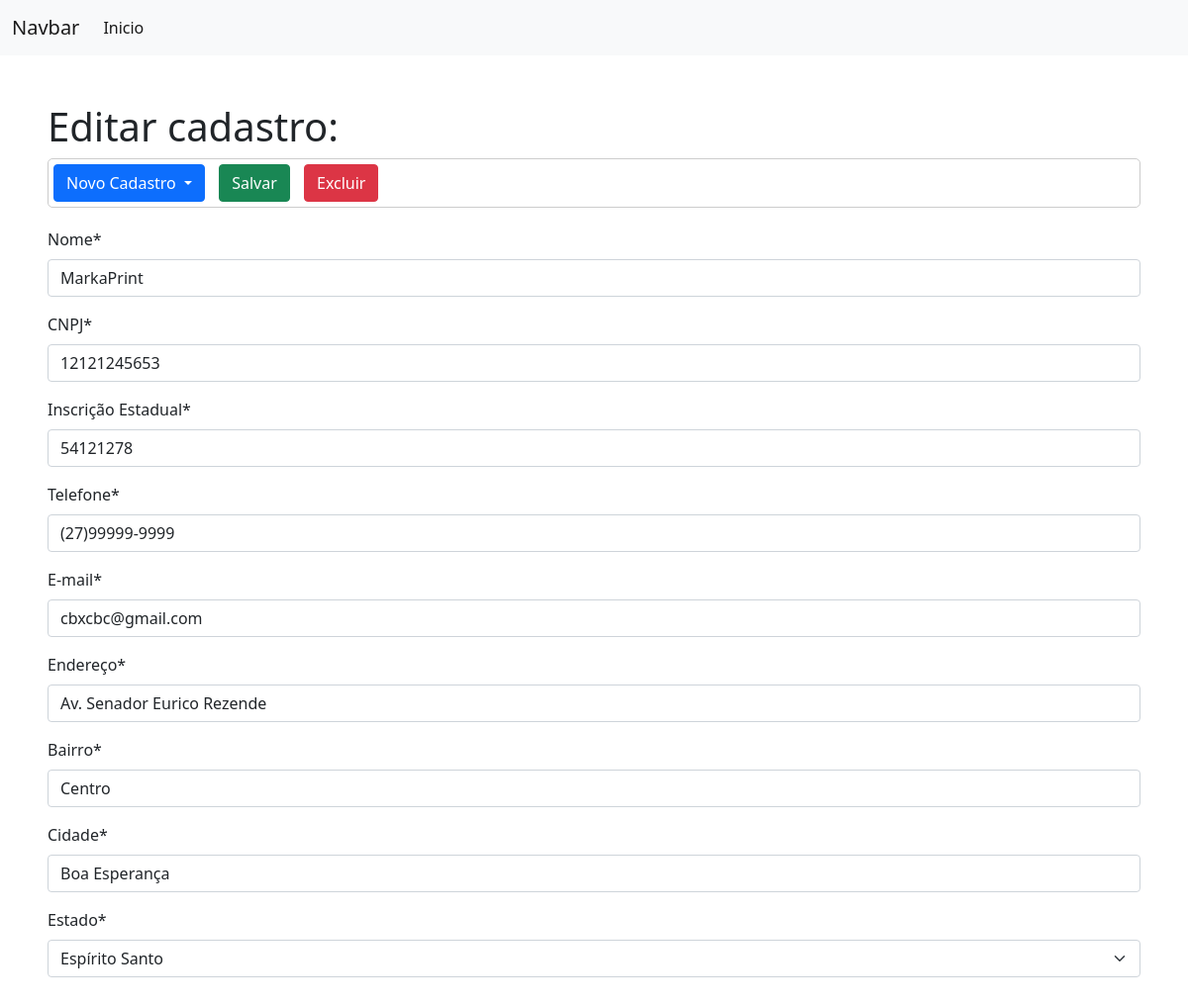
Page /editar_pj/2/ on the earlier database version.
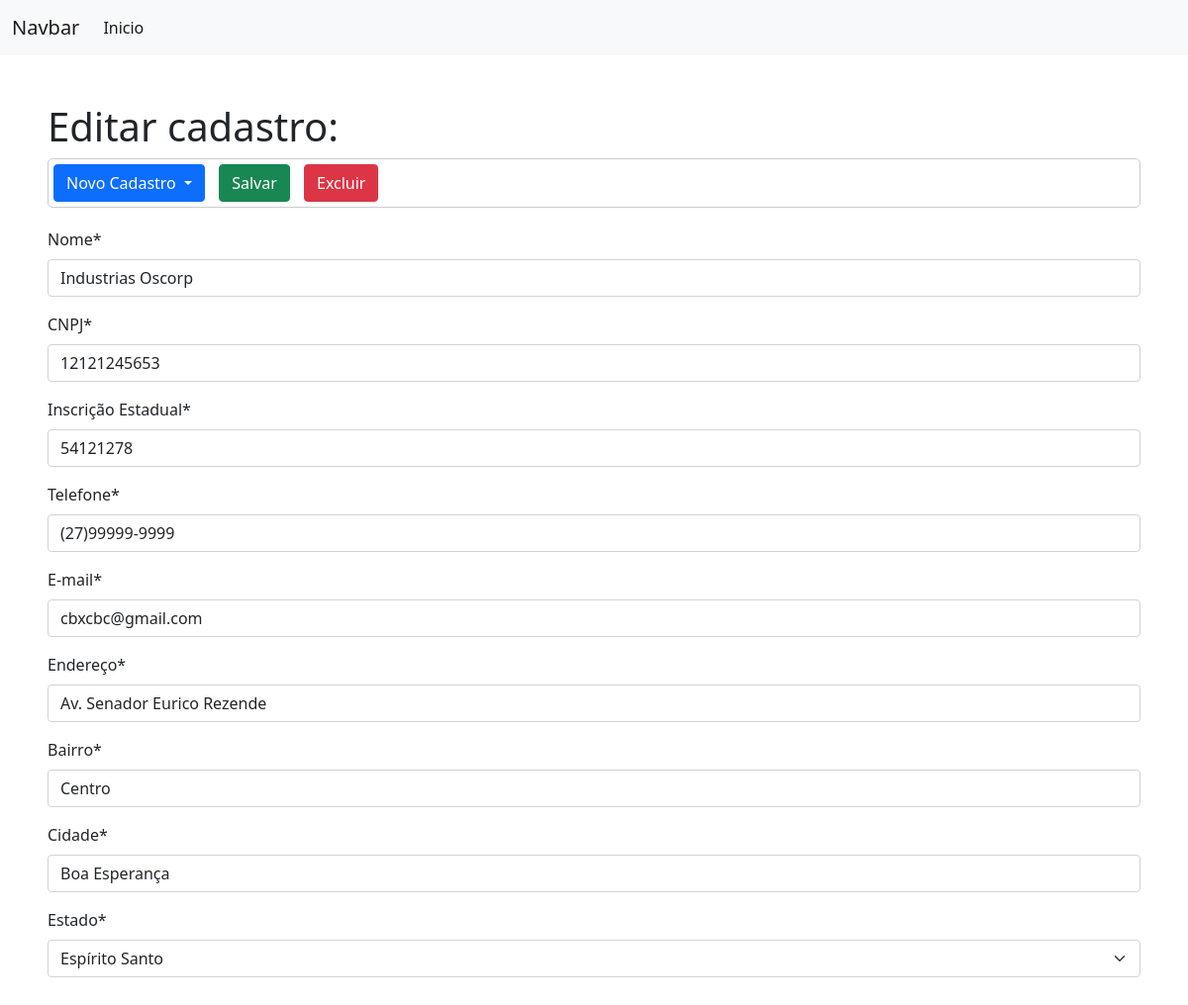
Same page on the later database version.
### formulario/models.py (models this page shows, shortened)
class DadosPessoa(models.Model):
    SEXO_CHOICE = (
        ('M', 'Masculino'),
        ('F', 'Feminino')
    )
    UF_CHOICES = (
        ('AC', 'Acre'),
        ('AL', 'Alagoas'),
        ('AP', 'Amapá'),
        ('BA', 'Bahia'),
        ('CE', 'Ceará'),
        ('DF', 'Distrito Federal'),
        ('ES', 'Espírito Santo'),
        ('GO', 'Goiás'),
        ('MA', 'Maranão'),
        ('MG', 'Minas Gerais'),
        ('MS', 'Mato Grosso do Sul'),
        ('MT', 'Mato Grosso'),
        ('PA', 'Pará'),
        ('PB', 'Paraíba'),
        ('PE', 'Pernanbuco'),
        ('PI', 'Piauí'),
        ('PR', 'Paraná'),
        ('RJ', 'Rio de Janeiro'),
        ('RN', 'Rio Grande do Norte'),
        ('RO', 'Rondônia'),
        ('RR', 'Roraima'),
        ('RS', 'Rio Grande do Sul'),
        ('SC', 'Santa Catarina'),
        ('SE', 'Sergipe'),
        ('SP', 'São Paulo'),
        ('TO', 'Tocantins')
    )
    nome = models.CharField(max_length=100, verbose_name='Nome')
    sexo = models.CharField(max_length=1, choices=SEXO_CHOICE, verbose_name='Sexo')
    cpf = models.CharField(max_length=14, verbose_name='CPF')
    rg = models.CharField(max_length=11, verbose_name='RG')
    dt_nasc = models.DateField(verbose_name='Data de Nascimento', null=True)
    cnpj = models.CharField(max_length=20, verbose_name='CNPJ')
    insc_estadual = models.CharField(max_length=15, verbose_name='Inscrição Estadual')
    telefone = models.CharField(max_length=15, verbose_name='Telefone')
    email = models.CharField(max_length=100, verbose_name='E-mail')
    endereco = models.CharField(max_length=100, verbose_name='Endereço')
    bairro = models.CharField(max_length=100, verbose_name='Bairro')
    cidade = models.CharField(max_length=50, verbose_name='Cidade')
    estado = models.CharField(max_length=2, choices=UF_CHOICES, verbose_name='Estado')

### formulario/views.py (the view)
# urls.py: path('editar_pj/<int:id>/', views.editar_cadastro_pj, name='editar-cadastro-pj'),
def editar_cadastro_pj(request, id):
    cad = get_object_or_404(DadosPessoa, pk=id)
    form_pj = FormPessoaJuridica(instance=cad)
    if request.method == 'POST':
        form_pj = FormPessoaJuridica(request.POST, instance=cad)
        if not form_pj.is_valid():
            return render(request, 'cadastro/edit_pj.html', {'form': form_pj})
        else:
            cad.save()
            return redirect('/')
    else:
        return render(request, 'cadastro/edit_pj.html', {'form': form_pj})

### formulario/forms.py
class FormPessoaJuridica(forms.ModelForm):
    class Meta:
        model = DadosPessoa
        exclude = 'sexo', 'cpf', 'rg', 'dt_nasc'

### formulario/templates/cadastro/edit_pj.html (shortened to what this page needs)
<!DOCTYPE html>
{% extends 'base.html' %}
{% load crispy_forms_tags %}
{% load static %}
   {% block content %}
        <h1>Editar cadastro:</h1>
        <form method="POST">
            <div class="dropdown">
                <button class="btn btn-primary dropdown-toggle" type="button" id="dropdownMenuButton1" data-bs-toggle="dropdown" aria-expanded="false">
                    Novo Cadastro
                </button>
                <input type="submit" class="btn btn-success" value="Salvar">
                <button type="button" class="btn btn-danger">Excluir</button>
            </div>
            {{form|crispy}}
        </form>
   {% endblock %}

Differences in the rows shown:
changed DadosPessoa "cbxcbc@gmail.com": nome "MarkaPrint" → "Industrias Oscorp"
